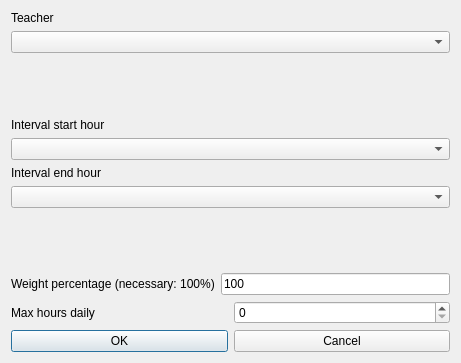
<?xml version="1.0" encoding="UTF-8"?>
<ui version="4.0">
 <class>ModifyConstraintTeacherMaxHoursDailyInIntervalForm_template</class>
 <widget class="QDialog" name="ModifyConstraintTeacherMaxHoursDailyInIntervalForm_template">
  <property name="geometry">
   <rect>
    <x>0</x>
    <y>0</y>
    <width>461</width>
    <height>363</height>
   </rect>
  </property>
  <property name="windowTitle">
   <string extracomment="This is the title of the dialog to modify a constraint of this type">Modify teacher max hours daily in interval</string>
  </property>
  <layout class="QGridLayout" name="gridLayout">
   <item row="7" column="0">
    <layout class="QHBoxLayout">
     <item>
      <widget class="QPushButton" name="okPushButton">
       <property name="text">
        <string>OK</string>
       </property>
      </widget>
     </item>
     <item>
      <widget class="QPushButton" name="cancelPushButton">
       <property name="text">
        <string>Cancel</string>
       </property>
      </widget>
     </item>
    </layout>
   </item>
   <item row="1" column="0">
    <spacer name="spacer2">
     <property name="orientation">
      <enum>Qt::Vertical</enum>
     </property>
     <property name="sizeType">
      <enum>QSizePolicy::Expanding</enum>
     </property>
     <property name="sizeHint" stdset="0">
      <size>
       <width>20</width>
       <height>41</height>
      </size>
     </property>
    </spacer>
   </item>
   <item row="3" column="0">
    <layout class="QVBoxLayout" name="verticalLayout_2">
     <item>
      <widget class="QLabel" name="endTextLabel">
       <property name="frameShape">
        <enum>QFrame::NoFrame</enum>
       </property>
       <property name="frameShadow">
        <enum>QFrame::Plain</enum>
       </property>
       <property name="text">
        <string>Interval end hour</string>
       </property>
       <property name="wordWrap">
        <bool>false</bool>
       </property>
      </widget>
     </item>
     <item>
      <widget class="QComboBox" name="endHourComboBox">
       <property name="editable">
        <bool>false</bool>
       </property>
       <property name="insertPolicy">
        <enum>QComboBox::NoInsert</enum>
       </property>
       <property name="duplicatesEnabled">
        <bool>false</bool>
       </property>
      </widget>
     </item>
    </layout>
   </item>
   <item row="4" column="0">
    <spacer name="verticalSpacer">
     <property name="orientation">
      <enum>Qt::Vertical</enum>
     </property>
     <property name="sizeHint" stdset="0">
      <size>
       <width>278</width>
       <height>6</height>
      </size>
     </property>
    </spacer>
   </item>
   <item row="2" column="0">
    <layout class="QVBoxLayout" name="verticalLayout">
     <item>
      <widget class="QLabel" name="startTextLabel">
       <property name="frameShape">
        <enum>QFrame::NoFrame</enum>
       </property>
       <property name="frameShadow">
        <enum>QFrame::Plain</enum>
       </property>
       <property name="text">
        <string>Interval start hour</string>
       </property>
       <property name="wordWrap">
        <bool>false</bool>
       </property>
      </widget>
     </item>
     <item>
      <widget class="QComboBox" name="startHourComboBox">
       <property name="editable">
        <bool>false</bool>
       </property>
       <property name="insertPolicy">
        <enum>QComboBox::NoInsert</enum>
       </property>
       <property name="duplicatesEnabled">
        <bool>false</bool>
       </property>
      </widget>
     </item>
    </layout>
   </item>
   <item row="5" column="0">
    <layout class="QHBoxLayout">
     <item>
      <widget class="QLabel" name="weightTextLabel">
       <property name="frameShape">
        <enum>QFrame::NoFrame</enum>
       </property>
       <property name="frameShadow">
        <enum>QFrame::Plain</enum>
       </property>
       <property name="text">
        <string>Weight percentage (necessary: 100%)</string>
       </property>
       <property name="wordWrap">
        <bool>false</bool>
       </property>
      </widget>
     </item>
     <item>
      <widget class="QLineEdit" name="weightLineEdit">
       <property name="text">
        <string notr="true">100</string>
       </property>
      </widget>
     </item>
    </layout>
   </item>
   <item row="6" column="0">
    <layout class="QHBoxLayout">
     <item>
      <widget class="QLabel" name="textLabel">
       <property name="text">
        <string>Max hours daily</string>
       </property>
       <property name="wordWrap">
        <bool>false</bool>
       </property>
      </widget>
     </item>
     <item>
      <widget class="QSpinBox" name="maxHoursSpinBox"/>
     </item>
    </layout>
   </item>
   <item row="0" column="0">
    <layout class="QVBoxLayout" name="verticalLayout_3">
     <item>
      <widget class="QLabel" name="teacherTextLabel">
       <property name="frameShape">
        <enum>QFrame::NoFrame</enum>
       </property>
       <property name="frameShadow">
        <enum>QFrame::Plain</enum>
       </property>
       <property name="text">
        <string>Teacher</string>
       </property>
       <property name="wordWrap">
        <bool>false</bool>
       </property>
      </widget>
     </item>
     <item>
      <widget class="QComboBox" name="teachersComboBox">
       <property name="editable">
        <bool>false</bool>
       </property>
       <property name="insertPolicy">
        <enum>QComboBox::NoInsert</enum>
       </property>
       <property name="duplicatesEnabled">
        <bool>false</bool>
       </property>
      </widget>
     </item>
    </layout>
   </item>
  </layout>
 </widget>
 <layoutdefault spacing="6" margin="11"/>
 <resources/>
 <connections/>
</ui>
